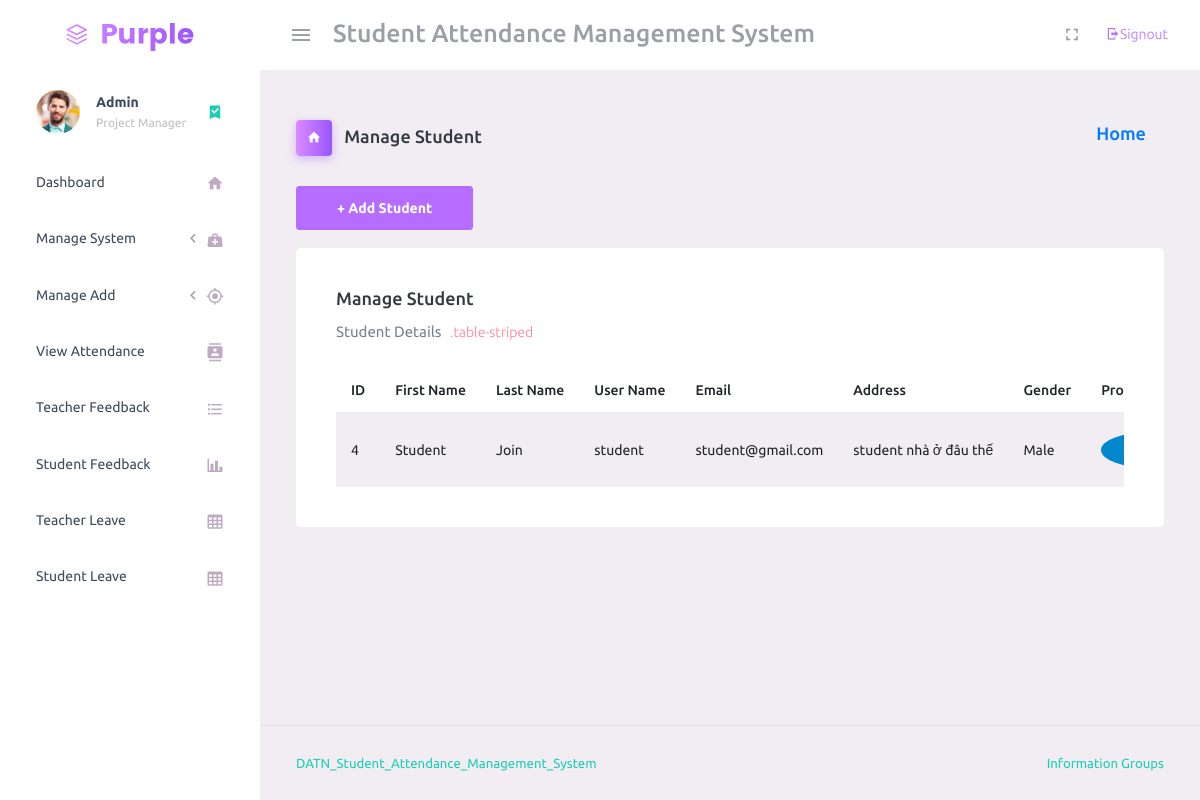
/manage_student/ (signed in), run on an earlier commit of the app's database.
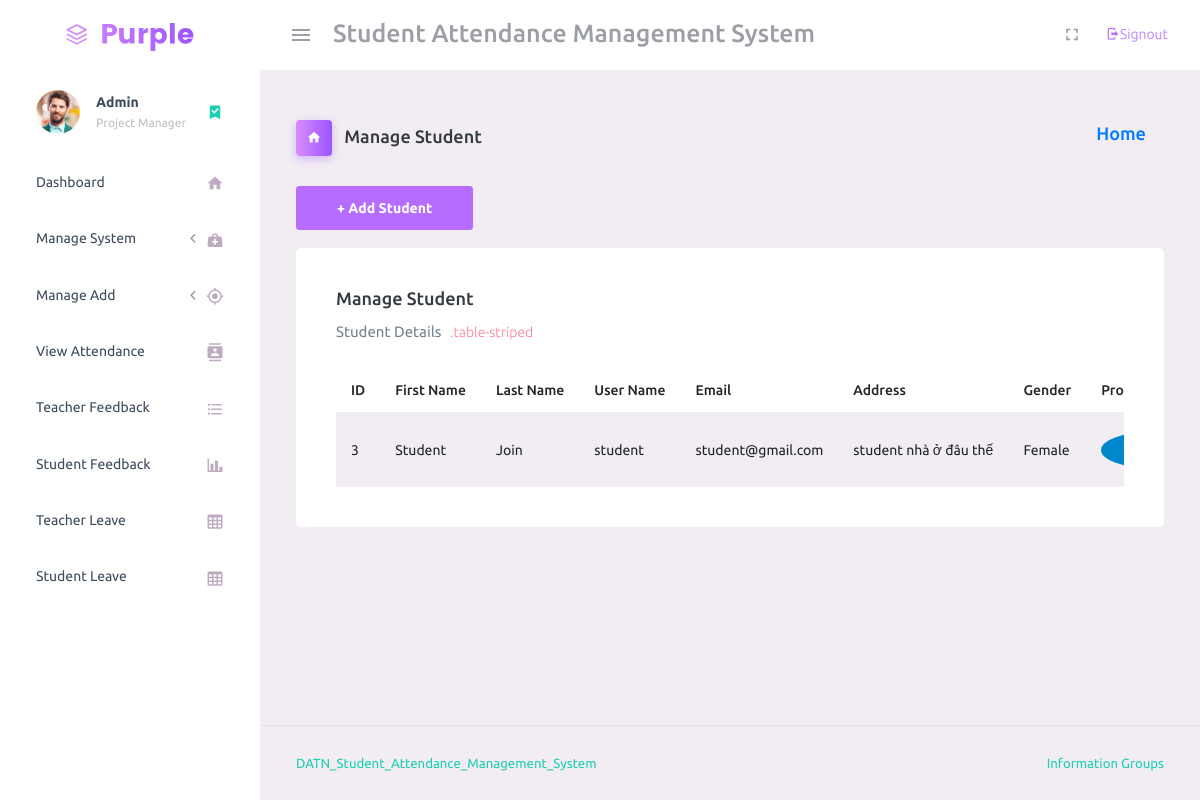
And on a later commit of the database.
### student_management_app/models.py (models this page shows)
class Students(models.Model):
    id=models.AutoField(primary_key=True)
    name = models.CharField(max_length=255)
    email = models.CharField(max_length=255)
    password = models.CharField(max_length=255)
    admin=models.OneToOneField(CustomUser,on_delete=models.CASCADE)
    gender=models.CharField(max_length=255)
    profile_pic=models.FileField()
    address=models.TextField()
    course_id=models.ForeignKey(Courses,on_delete=models.DO_NOTHING)
    session_start_year=models.DateField()
    session_end_year=models.DateField()
    created_at=models.DateTimeField(auto_now_add=True)
    updated_at=models.DateTimeField(auto_now_add=True)
    objects = models.Manager()

class CustomUser(AbstractUser):
    user_type_data = ((1, "HOD"), (2, "Teacher"), (3, "Student"))
    user_type = models.CharField(default=1, choices=user_type_data, max_length=10)

### student_management_app/HodViews.py (the view)
# urls.py: path('manage_student/', HodViews.manage_student, name="manage_student"),
def manage_student(request):
    students = Students.objects.all()
    context = {
        "students": students
    }
    return render(request, 'hod_template/manage_student_template.html', context)

### student_management_app/LoginCheckMiddleWare.py (called while the page is built, shortened)
    def process_view(self, request, view_func, view_args, view_kwargs):
        modulename = view_func.__module__
        user = request.user
        if user.is_authenticated:
            if user.user_type == "1":
                if modulename == "student_management_app.HodViews":
                    pass
                elif modulename == "student_management_app.views" or modulename == "django.views.static":
                    pass
                else:
                    return redirect("admin_home")
            else:
                return redirect("login")
        else:
            if request.path == reverse("login") or request.path == reverse("doLogin"):
                pass
            else:
                return redirect("login")

### student_management_app/templates/hod_template/manage_student_template.html (shortened to what this page needs)
{% extends 'hod_template/base_template.html'%}
{% load static %}
{% block page_title %}
Manage Student
{% endblock page_title %}
{% block content %}
    <a class="btn btn-primary" href="{% url 'add_student' %}" role="button">+ Add Student</a> <br/>&nbsp;
    <div class="card">
        <div class="card-body">
        <h4 class="card-title">Manage Student</h4>
        <p class="card-description"> Student Details <code>.table-striped</code>
        </p>
        <div class="card-body table-responsive p-0">
            <table class = "table table-striped table-hover text-nowrap ">
                <thead>
                <tr>
                    <th> ID </th>
                    <th> First Name </th>
                    <th> Last Name </th>
                    <th> User Name </th>
                    <th> Email </th>
                    <th> Address </th>
                    <th> Gender </th>
                    <th> Profile </th>
                </tr>
                </thead>
                <tbody>
                    {% for student in students %}
                    <tr>
                        <td>{{ student.admin.id }}</td>
                        <td>{{ student.admin.first_name }}</td>
                        <td>{{ student.admin.last_name }}</td>
                        <td>{{ student.admin.username }}</td>
                        <td>{{ student.admin.email }}</td>
                        <td>{{ student.address }}</td>
                        <td>{{ student.gender }}</td>
                        <td> <img src="{{ student.profile_pic }}" style="width: 100px;" /> </td>
                    </tr>
                    {% endfor %}
                </tbody>
            </table>
        </div>
        </div>
    </div>
{% endblock content %}

### student_management_app/templates/hod_template/base_template.html (shortened to what this page needs)
{% load static %}
<!DOCTYPE html>
<html lang="en">
  <head>
    <link rel="stylesheet" href="{% static 'plugins/vendors/mdi/css/materialdesignicons.min.css' %}">
    <link rel="stylesheet" href="{% static 'plugins/vendors/css/vendor.bundle.base.css' %}">
    <link rel="stylesheet" href="{% static 'plugins/css/style.css' %}">
  </head>
  <body>
    <div class="container-scroller">
      <nav class="navbar default-layout-navbar col-lg-12 col-12 p-0 fixed-top d-flex flex-row">
            {% include "hod_template/header_template.html" %}
      </nav>
      <div class="container-fluid page-body-wrapper">
        {% include "hod_template/sidebar_template.html" %}
        <div class="main-panel">
          <div class="content-wrapper">
            <div class="page-header">
              <h3 class="page-title">
                <span class="page-title-icon bg-gradient-primary text-white mr-2">
                  <i class="mdi mdi-home"></i>
                </span>
                {% block page_title %}{% endblock page_title %}
              </h3>
              <nav aria-label="breadcrumb">
                <ul class="breadcrumb">
                  <li class="breadcrumb-item active" aria-current="page">
                    <a href="/admin_home"><h4>Home</h4></a>
                  </li>
                </ul>
              </nav>
            </div>
            {% block content %}{% endblock content %}
          </div>
            {% include "hod_template/footer_template.html" %}
        </div>
      </div>
    </div>
  </body>
</html>

### student_management_app/templates/hod_template/header_template.html (shortened to what this page needs)
{% load static %}
<div class="text-center navbar-brand-wrapper d-flex align-items-center justify-content-center">
  <a class="navbar-brand brand-logo" href="{% url 'admin_home' %}"><img src="{% static 'plugins/images/logo.svg' %}" alt="logo" /></a>
</div>
<div class="navbar-menu-wrapper d-flex align-items-stretch">
  <button class="navbar-toggler navbar-toggler align-self-center" type="button" data-toggle="minimize">
    <span class="mdi mdi-menu"></span>
  </button>
  <div class="search-field d-none d-md-block">
    <form class="d-flex align-items-center h-100" action="#">
      <h3 style="margin: left 10px; margin-top: 5px;"> Student Attendance Management System </h3>
    </form>
  </div>
  <ul class="navbar-nav navbar-nav-right ml-auto">
    <li class="nav-item d-none d-lg-block full-screen-link">
      <a class="nav-link">
        <i class="mdi mdi-fullscreen" id="fullscreen-button"></i>
      </a>
    </li>
    <li class="nav-item nav-profile dropdown">
        <a class="mdi mdi-logout mr-2 text-primary" data-widget="control_sidebar" data-slide="true" href="/logout_user">Signout</a>
    </li>
  </ul>
</div>

### student_management_app/templates/hod_template/sidebar_template.html (shortened to what this page needs)
{% load static %}
<nav class="sidebar sidebar-offcanvas" id="sidebar">
  <ul class="nav">
    <li class="nav-item nav-profile">
      <a href="{% url 'admin_profile' %}" class="nav-link">
        <div class="nav-profile-image">
          <img src="{% static 'plugins/images/faces/face1.jpg' %}" alt="profile">
        </div>
        <div class="nav-profile-text d-flex flex-column">
          <span class="font-weight-bold mb-2">Admin</span>
          <span class="text-secondary text-small">Project Manager</span>
        </div>
        <i class="mdi mdi-bookmark-check text-success nav-profile-badge"></i>
      </a>
    </li>
    <li class="nav-item">
      {% url 'admin_home' as admin_home %}
      <a class="nav-link" href="{{ admin_home }}">
        <span class="menu-title">Dashboard</span>
        <i class="mdi mdi-home menu-icon"></i>
      </a>
    </li>
    <li class="nav-item">
      <a class="nav-link" data-toggle="collapse" href="#general-pages" aria-expanded="false" aria-controls="general-pages">
        <span class="menu-title">Manage System</span>
        <i class="menu-arrow"></i>
        <i class="mdi mdi-medical-bag menu-icon"></i>
      </a>
    </li>
    <li class="nav-item">
      <a class="nav-link" data-toggle="collapse" href="#ui-basic" aria-expanded="false" aria-controls="ui-basic">
        <span class="menu-title">Manage Add</span>
        <i class="menu-arrow"></i>
        <i class="mdi mdi-crosshairs-gps menu-icon"></i>
      </a>
    </li>
    <li class="nav-item">
      {% url 'admin_view_attendance' as admin_view_attendance %}
      <a class="nav-link {% if request.path == admin_view_attendance %} active {% endif %}" href="{{ admin_view_attendance }}">
        <span class="menu-title">View Attendance</span>
        <i class="mdi mdi-contacts menu-icon"></i>
      </a>
    </li>
    <li class="nav-item">
      {% url 'teacher_feedback_message' as teacher_feedback_message %}
      <a class="nav-link {% if request.path == teacher_feedback_message %} active {% endif %}" href="{{ teacher_feedback_message }}">
        <span class="menu-title">Teacher Feedback</span>
        <i class="mdi mdi-format-list-bulleted menu-icon"></i>
      </a>
    </li>
    <li class="nav-item">
      {% url 'student_feedback_message' as student_feedback_message %}
      <a class="nav-link {% if request.path == student_feedback_message %} active {% endif %}" href="{{ student_feedback_message }}">
        <span class="menu-title">Student Feedback</span>
        <i class="mdi mdi-chart-bar menu-icon"></i>
      </a>
    </li>
    <li class="nav-item">
      {% url 'teacher_leave_view' as teacher_leave_view %}
      <a class="nav-link {% if request.path == teacher_leave_view %} active {% endif %}" href="{{ teacher_leave_view }}">
        <span class="menu-title">Teacher Leave</span>
        <i class="mdi mdi-table-large menu-icon"></i>
      </a>
    </li>
    <li class="nav-item">
      {% url 'student_leave_view' as student_leave_view %}
      <a class="nav-link {% if request.path == student_leave_view %} active {% endif %}" href="{{ student_leave_view }}">
        <span class="menu-title">Student Leave</span>
        <i class="mdi mdi-table-large menu-icon"></i>
      </a>
    </li>
  </ul>
</nav>

### student_management_app/templates/hod_template/footer_template.html
{% load static %}
<footer class="footer">
    <div class="container-fluid clearfix">
      <span class="text-muted d-block text-center text-sm-left d-sm-inline-block"><a href="https://github.com/orasentidolhl99/DATN_Student_Attendance_Management_System" target="_blank">DATN_Student_Attendance_Management_System</a> </span>
      <span class="float-none float-sm-right d-block mt-1 mt-sm-0 text-center"><a href="#"> Information Groups </a></span>
    </div>
  </footer>

### student_management_app/templates/hod_template/custom_template.html (shortened to what this page needs)
{% load static %}

What changed in the data, as far as the page shows it:
removed Students: admin.id "4", admin.first_name "Student", admin.last_name "Join", admin.username "student", admin.email "student@gmail.com", address "student nhà ở đâu thế", gender "Male", profile_pic (picture)
added Students: admin.id "3", admin.first_name "Student", admin.last_name "Join", admin.username "student", admin.email "student@gmail.com", address "student nhà ở đâu thế", gender "Female", profile_pic (picture)
